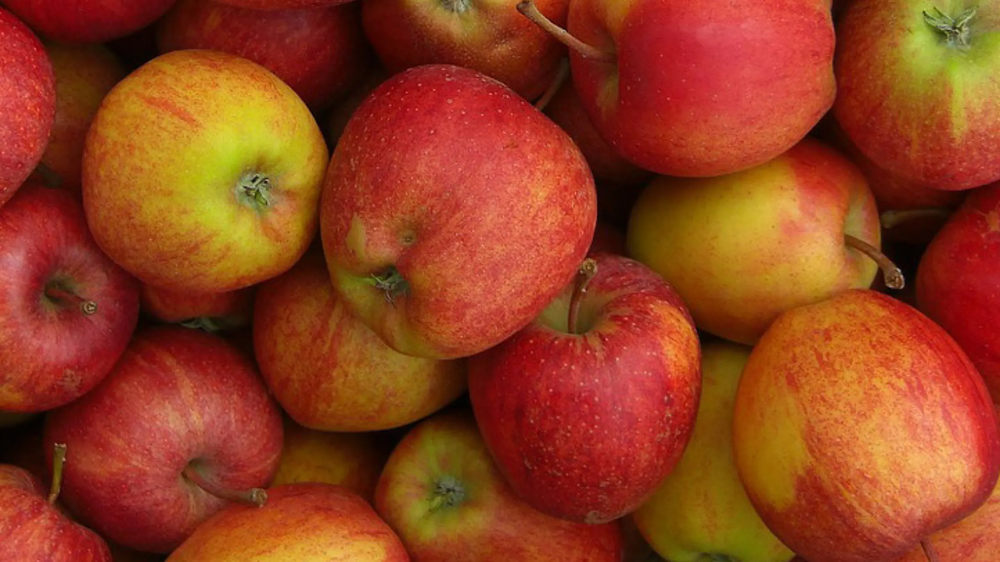
#> input picture TP6/image.png, 1000 x 562 px, shrunk from 2400 x 1350 before the run
$ python filtreFIMF.py
#> lines starting #> are read from the running program, lines starting #| are printed output that depends on the picture
import numpy as np
import cv2
import time
import os

def _as_uint8(img):
    orig_dtype = img.dtype
    img_min, img_max = img.min(), img.max()
    if img_max == img_min:
        scale = 1.0
        img_u8 = np.zeros_like(img, dtype=np.uint8)
    else:
        scale = 255.0 / float(img_max - img_min)
        img_u8 = np.clip((img - img_min) * scale, 0, 255).astype(np.uint8)
    return img_u8, orig_dtype, img_min, img_max, scale

def _from_uint8(img_u8, orig_dtype, img_min, img_max, scale):
    if np.issubdtype(orig_dtype, np.integer) and orig_dtype != np.uint8:
        inv = img_u8.astype(np.float32) / 255.0
        out = (inv * (img_max - img_min) + img_min).round().astype(orig_dtype)
    elif np.issubdtype(orig_dtype, np.floating):
        inv = img_u8.astype(np.float32) / 255.0
        out = (inv * (img_max - img_min) + img_min).astype(orig_dtype)
    else:
        out = img_u8
    return out

def fimf(image, radius=2):
    """
    Fast Isotropic Median Filter (FIMF-like).
    - radius=1 ~ noyau 3x3 circulaire
    - radius=2 ~ noyau 5x5 circulaire
    """
    if radius < 0:
        raise ValueError("radius doit être >= 0")
    img = np.asarray(image)
    if img.ndim == 2:
        return _fimf_single(img, radius)
    elif img.ndim == 3 and img.shape[2] in (3, 4):
        chans = []
        for c in range(img.shape[2]):
            chans.append(_fimf_single(img[..., c], radius))
        return np.stack(chans, axis=2)
    else:
        raise ValueError("Image doit être 2D (gris) ou 3D (H,W,C).")

def _fimf_single(gray, radius):
    if radius == 0:
        return gray.copy()

    t0 = time.perf_counter()
    # Prépare uint8 pour chemins rapides
    img_u8, orig_dtype, img_min, img_max, scale = _as_uint8(gray.astype(np.float32))

    # 1) scikit-image (noyau circulaire, rapide)
    try:
        from skimage.morphology import disk
        from skimage.filters.rank import median as rank_median
        fp = disk(radius)
        out_u8 = rank_median(img_u8, footprint=fp, mode='reflect')
        out = _from_uint8(out_u8, orig_dtype, img_min, img_max, scale)
        print(f"fimf: skimage.rank.median (radius={radius}) en {time.perf_counter()-t0:.3f}s")
        return out
    except Exception:
        pass

    # 2) OpenCV medianBlur (fenêtre carrée — approximation)
    try:
        ksize = int(2*radius + 1)
        # OpenCV exige un impair >= 3
        if ksize < 3:
            ksize = 3
        if ksize % 2 == 0:
            ksize += 1
        out_u8 = cv2.medianBlur(img_u8, ksize)
        out = _from_uint8(out_u8, orig_dtype, img_min, img_max, scale)
        print(f"fimf: cv2.medianBlur (ksize={ksize}) en {time.perf_counter()-t0:.3f}s")
        return out
    except Exception:
        pass

    # 3) Fallback NumPy circulaire (vectorisé)
    out = circular_median_numpy(gray, radius)
    print(f"fimf: fallback NumPy vectorisé (radius={radius}) en {time.perf_counter()-t0:.3f}s")
    return out

def circular_median_numpy(gray, radius):
    """Médiane isotrope avec masque circulaire, padding miroir, vectorisée."""
    from numpy.lib.stride_tricks import sliding_window_view
    r = int(radius)
    if r == 0:
        return gray.copy()

    # Masque circulaire
    y, x = np.ogrid[-r:r+1, -r:r+1]
    mask = (x*x + y*y) <= (r*r)
    sel = mask.ravel()

    # Padding + fenêtres glissantes
    pad = np.pad(gray, r, mode='reflect')
    win = sliding_window_view(pad, (2*r+1, 2*r+1))  # shape: (H, W, K, K)
    H, W = win.shape[:2]
    flat = win.reshape(H, W, -1)[..., sel]         # (H, W, nb_points_cercle)

    # Médiane par pixel
    out = np.median(flat, axis=2)
    return out.astype(gray.dtype, copy=False)

# --- Script de test ---
img = cv2.imread("image.png", cv2.IMREAD_GRAYSCALE)
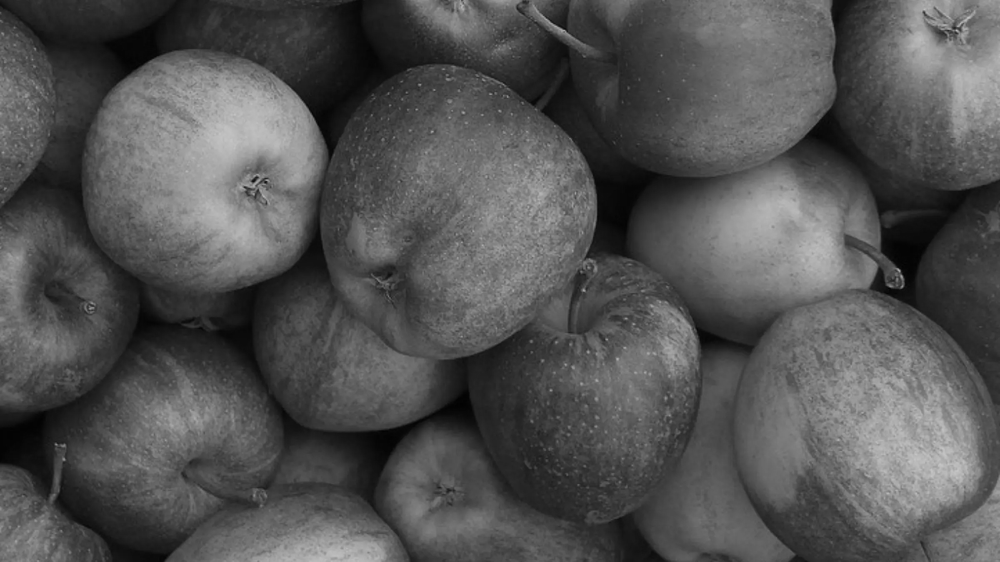
#> img: shape (562, 1000); min 2, max 197, mean 83.3
if img is None:
    raise FileNotFoundError("image.png introuvable. Place l'image dans le dossier ou mets le bon chemin.")

den_3x3 = fimf(img, radius=1)  # ~3x3 circulaire
#> in _as_uint8, `img_min, img_max = img.min(), img.max()`: img_min = 2; img_max = 197
#> in _as_uint8, `scale = 255.0 / float(img_max - img_min)`: scale = 1.31
#> in _as_uint8, `img_u8 = np.clip((img - img_min) * scale, 0, 255).astype(np.uint8)`:
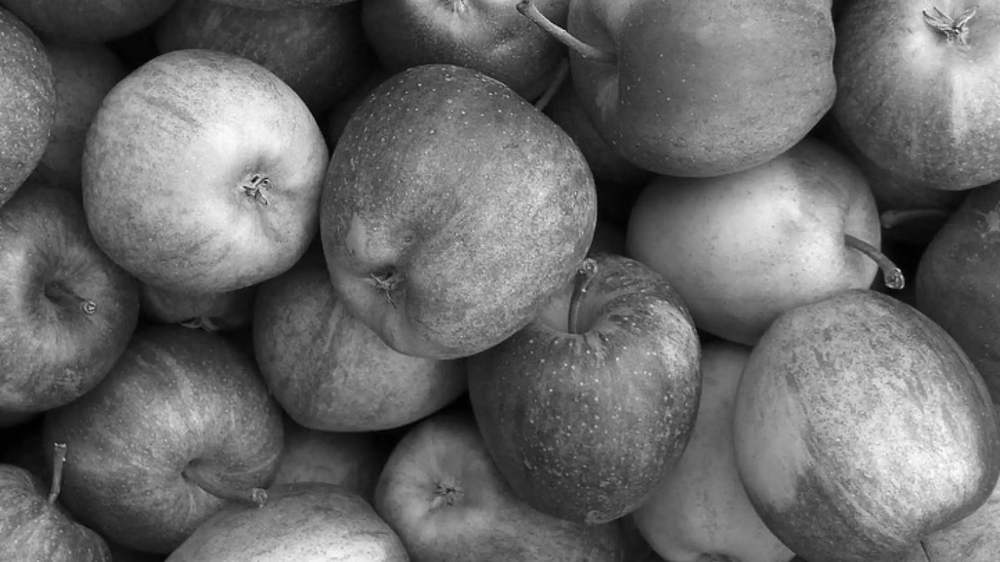
#> img_u8: shape (562, 1000); min 0, max 255, mean 105.8
#> in _fimf_single, `img_u8, orig_dtype, img_min, img_max, scale = _as_uint8(gray.astype(np..`: img_min = 2; img_max = 197; scale = 1.31
den_5x5 = fimf(img, radius=2)  # ~5x5 circulaire

os.makedirs("TP6", exist_ok=True)
cv2.imwrite("TP6/out_fimf_3x3.png", den_3x3)
cv2.imwrite("TP6/out_fimf_5x5.png", den_5x5)
print("OK -> TP6/out_fimf_3x3.png, TP6/out_fimf_5x5.png")
